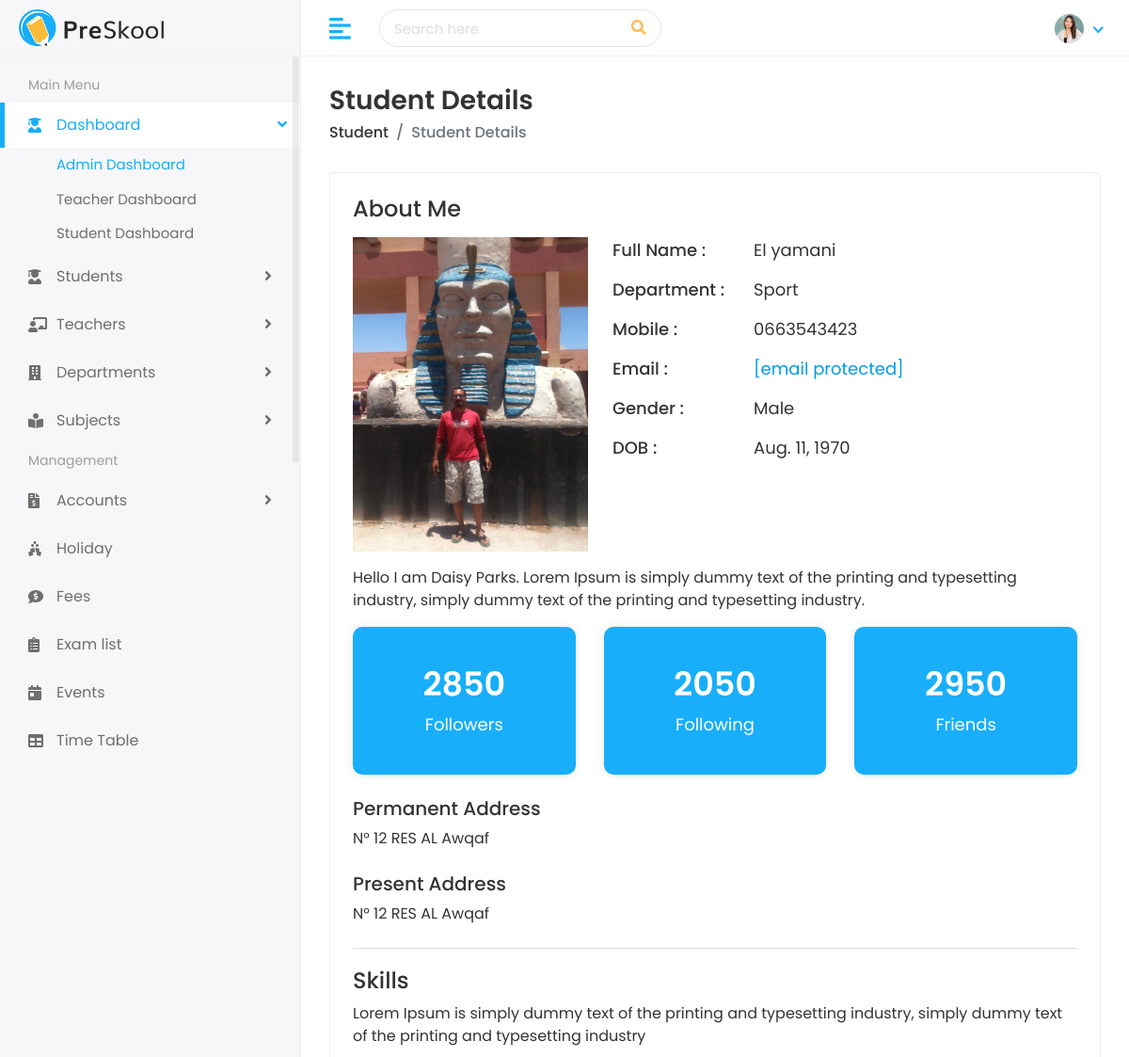
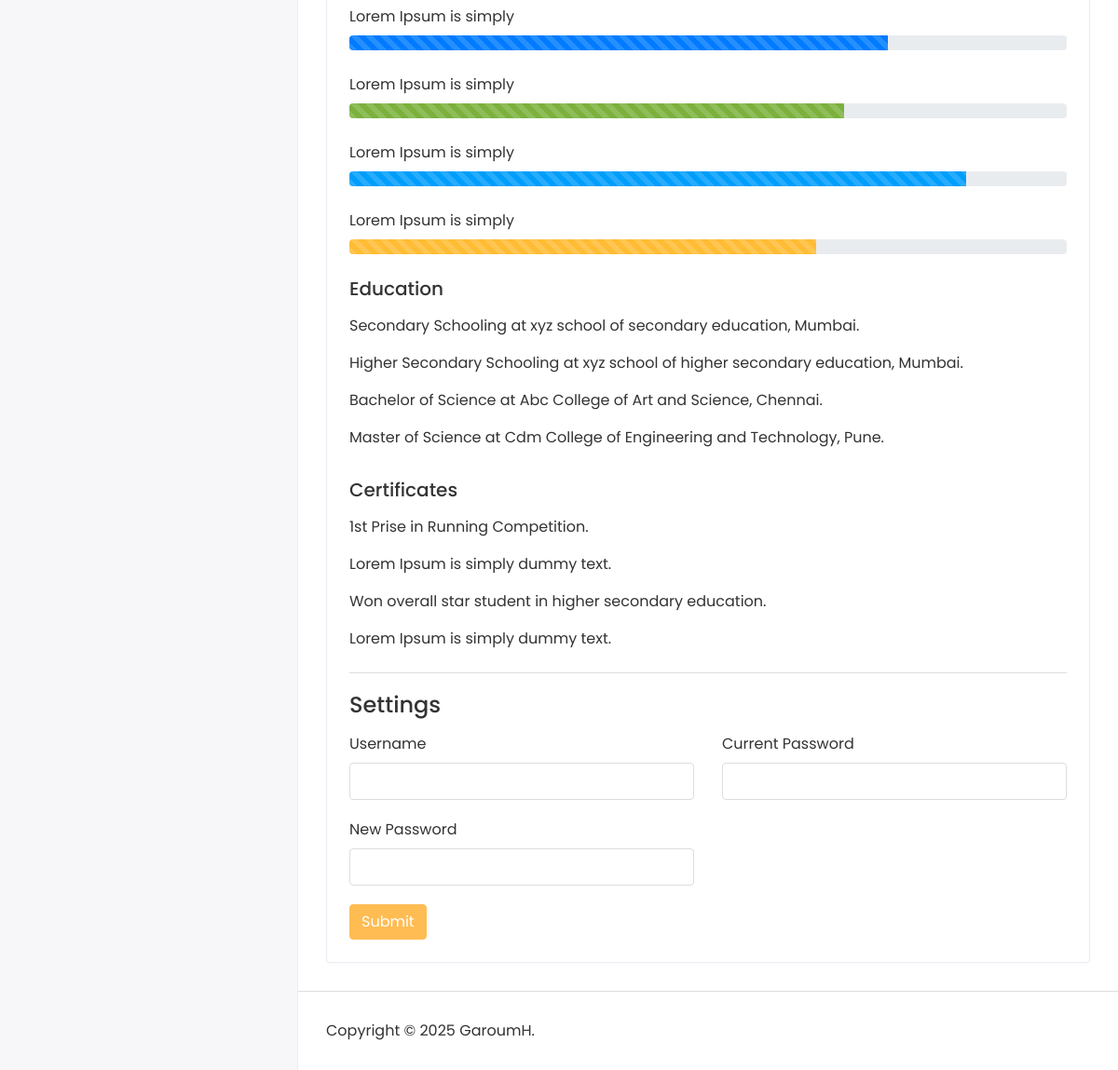
Screenshot of /student/students/AZ32/ with the database file from the repository (2 pictures, top to bottom).
### student/models.py (models this page shows, shortened)
class Student(models.Model):
    first_name = models.CharField(max_length=100)
    last_name = models.CharField(max_length=100)
    student_id = models.CharField(max_length=20)
    gender = models.CharField(max_length=10, choices=[(
        'Male', 'Male'), ('Female', 'Female'), ('Others', 'Others')])
    date_of_birth = models.DateField()
    student_class = models.CharField(max_length=50)
    religion = models.CharField(max_length=50)
    joining_date = models.DateField()
    mobile_number = models.CharField(max_length=15)
    admission_number = models.CharField(max_length=20)
    section = models.CharField(max_length=10)
    student_image = models.ImageField(upload_to='students/', blank=True)
    parent = models.OneToOneField(Parent, on_delete=models.CASCADE)
    slug = models.SlugField(max_length=255, unique=True, blank=True)

class Parent(models.Model):
    father_name = models.CharField(max_length=100)
    father_occupation = models.CharField(max_length=100, blank=True)
    father_mobile = models.CharField(max_length=15)
    father_email = models.EmailField(max_length=100)
    mother_name = models.CharField(max_length=100)
    mother_occupation = models.CharField(max_length=100, blank=True)
    mother_mobile = models.CharField(max_length=15)
    mother_email = models.EmailField(max_length=100)
    present_address = models.TextField()
    permanent_address = models.TextField()

### student/views.py (the view)
# urls.py: path('students/<str:slug>/', views.view_student, name='view_student'),
def view_student(request, slug):
    student = get_object_or_404(Student, student_id=slug)
    context = {
        'student': student
    }
    return render(request, "students/student-details.html", context)

### templates/students/student-details.html (shortened to what this page needs)
{% extends 'Home/base.html' %}
{% load static %}
{% block body %}
<div class="page-wrapper">
    <div class="content container-fluid">
        <div class="page-header">
            <div class="row">
                <div class="col-sm-12">
                    <h3 class="page-title">Student Details</h3>
                    <ul class="breadcrumb">
                        <li class="breadcrumb-item"><a href="/student">Student</a></li>
                        <li class="breadcrumb-item active">Student Details</li>
                    </ul>
                </div>
            </div>
        </div>
        <div class="card">
            <div class="card-body">
                <div class="row">
                    <div class="col-md-12">
                        <div class="about-info">
                            <h4>About Me</h4>
                            <div class="media mt-3">
                                <img src="{{student.student_image.url}}" class="mr-3" alt="...">
                                <div class="media-body">
                                    <ul>
                                        <li>
                                            <span class="title-span">Full Name : </span>
                                            <span class="info-span">{{ student.first_name}}</span>
                                        </li>
                                        <li>
                                            <span class="title-span">Department : </span>
                                            <span class="info-span">{{student.section}}</span>
                                        </li>
                                        <li>
                                            <span class="title-span">Mobile : </span>
                                            <span class="info-span">{{student.mobile_number}}</span>
                                        </li>
                                        <li>
                                            <span class="title-span">Email : </span>
                                            <span class="info-span"><a href="{{student.parent.father_email}}"
                                                    class="__cf_email__"
                                                    data-cfemail="7216131b010b32151f131b1e5c111d1f">[email&#160;protected]</a></span>
                                        </li>
                                        <li>
                                            <span class="title-span">Gender : </span>
                                            <span class="info-span">{{student.gender}}</span>
                                        </li>
                                        <li>
                                            <span class="title-span">DOB : </span>
                                            <span class="info-span">{{student.date_of_birth}}</span>
                                        </li>
                                    </ul>
                                </div>
                            </div>
                            <div class="row mt-3">
                                <div class="col-md-12">
                                    <p>Hello I am Daisy Parks. Lorem Ipsum is simply dummy text of the printing and
                                        typesetting industry, simply dummy text of the printing and typesetting
                                        industry.</p>
                                </div>
                            </div>
                            <div class="row follow-sec">
                                <div class="col-md-4 mb-3">
                                    <div class="blue-box">
                                        <h3>2850</h3>
                                        <p>Followers</p>
                                    </div>
                                </div>
                                <div class="col-md-4 mb-3">
                                    <div class="blue-box">
                                        <h3>2050</h3>
                                        <p>Following</p>
                                    </div>
                                </div>
                                <div class="col-md-4 mb-3">
                                    <div class="blue-box">
                                        <h3>2950</h3>
                                        <p>Friends</p>
                                    </div>
                                </div>
                            </div>
                            <div class="row mt-2">
                                <div class="col-md-12">
                                    <h5>Permanent Address</h5>
                                    <p>{{student.parent.permanent_address}}</p>
                                </div>
                            </div>
                            <div class="row mt-2">
                                <div class="col-md-12">
                                    <h5>Present Address</h5>
                                    <p>{{student.parent.present_address}}</p>
                                </div>
                            </div>
                        </div>
                    </div>
                </div>
                <div class="row mt-2">
                    <div class="col-md-12">
                        <div class="skill-info">
                            <h4>Skills</h4>
                            <p>Lorem Ipsum is simply dummy text of the printing and typesetting industry, simply dummy
                                text of the printing and typesetting industry</p>
                            <ul>
                                <li>
                                    <label>Lorem Ipsum is simply</label>
                                    <div class="progress">
                                        <div class="progress-bar progress-bar-striped progress-bar-animated"
                                            role="progressbar" aria-valuenow="75" aria-valuemin="0" aria-valuemax="100"
                                            style="width: 75%"></div>
                                    </div>
                                </li>
                                <li>
                                    <label>Lorem Ipsum is simply</label>
                                    <div class="progress">
                                        <div class="progress-bar progress-bar-striped progress-bar-animated bg-success"
                                            role="progressbar" aria-valuenow="69" aria-valuemin="0" aria-valuemax="100"
                                            style="width: 69%"></div>
                                    </div>
                                </li>
                                <li>
                                    <label>Lorem Ipsum is simply</label>
                                    <div class="progress">
                                        <div class="progress-bar progress-bar-striped progress-bar-animated bg-info"
                                            role="progressbar" aria-valuenow="86" aria-valuemin="0" aria-valuemax="100"
                                            style="width: 86%"></div>
                                    </div>
                                </li>
                                <li>
                                    <label>Lorem Ipsum is simply</label>
                                    <div class="progress">
                                        <div class="progress-bar progress-bar-striped progress-bar-animated bg-warning"
                                            role="progressbar" aria-valuenow="65" aria-valuemin="0" aria-valuemax="100"
                                            style="width: 65%"></div>
                                    </div>
                                </li>
                            </ul>
                            <div class="row mt-3">
                                <div class="col-md-12">
                                    <h5>Education</h5>
                                    <p class="mt-3">Secondary Schooling at xyz school of secondary education, Mumbai.
                                    </p>
                                    <p>Higher Secondary Schooling at xyz school of higher secondary education, Mumbai.
                                    </p>
                                    <p>Bachelor of Science at Abc College of Art and Science, Chennai.</p>
                                    <p>Master of Science at Cdm College of Engineering and Technology, Pune.</p>
                                </div>
                            </div>
                            <div class="row mt-3">
                                <div class="col-md-12">
                                    <h5>Certificates</h5>
                                    <p class="mt-3">1st Prise in Running Competition.</p>
                                    <p>Lorem Ipsum is simply dummy text.</p>
                                    <p>Won overall star student in higher secondary education.</p>
                                    <p>Lorem Ipsum is simply dummy text.</p>
                                </div>
                            </div>
                        </div>
                    </div>
                </div>
                <div class="row mt-2">
                    <div class="col-md-12">
                        <div class="skill-info">
                            <h4>Settings</h4>
                            <form>
                                <div class="row mt-3">
                                    <div class="col-12 col-sm-6">
                                        <div class="form-group">
                                            <label>Username</label>
                                            <input type="text" class="form-control">
                                        </div>
                                    </div>
                                    <div class="col-12 col-sm-6">
                                        <div class="form-group">
                                            <label>Current Password</label>
                                            <input type="password" class="form-control">
                                        </div>
                                    </div>
                                    <div class="col-12 col-sm-6">
                                        <div class="form-group">
                                            <label>New Password</label>
                                            <input type="password" class="form-control">
                                        </div>
                                    </div>
                                    <div class="col-12">
                                        <button type="submit" class="btn btn-primary">Submit</button>
                                    </div>
                                </div>
                            </form>
                        </div>
                    </div>
                </div>
            </div>
        </div>
    </div>
    <footer>
        <p>Copyright © 2025 GaroumH.</p>
    </footer>
</div>
</div>
</body>
</html>
{% endblock %}

### static/assets/css/style.css (style rules this page uses)
html { height: 100%; }
body { background-color: #fff; color: #333; font-family: 'Poppins', sans-serif; font-size: 1rem; height: 100%; line-height: 1.5; overflow-x: hidden; }
h1, h2, h3, h4, h5, h6 { font-family: 'Poppins', sans-serif; margin-top: 0; }
.form-control { border: 1px solid #ddd; box-shadow: none; color: #333; font-size: 15px; height: 40px; }
input, input:focus, button, button:focus { outline: none; }
input[type=text], input[type=password] { -webkit-appearance: none; -moz-appearance: none; appearance: none; }
.form-group { margin-bottom: 1.25rem; }
ul, ol { padding: 0px; list-style: none; }
.bg-success, .badge-success { background-color: #7bb13c !important; }
.bg-info, .badge-info { background-color: #009efb !important; }
.bg-warning, .badge-warning { background-color: #ffbc34 !important; }
.btn-primary { background-color: #FFBC53; border: 1px solid #FFBC53; }
.card { border: 1px solid #ececf5; box-shadow: 0 1px 3px 0 rgba(0, 0, 0, 0.03); margin-bottom: 1.875rem; }
.card-body { padding: 1.5rem; }
footer { padding: 1.875rem 1.875rem; border-top: 1px solid #ddd; }
footer p { margin: 0px; }
.page-wrapper { margin-left: 320px; padding-top: 60px; position: relative; transition: all 0.4s ease; }
.page-wrapper > .content { padding: 1.875rem 1.875rem 0; }
.page-header { margin-bottom: 1.875rem; }
.page-header .breadcrumb { background-color: transparent; color: #6c757d; font-size: 1rem; font-weight: 500; margin-bottom: 0; padding: 0; }
.page-header .breadcrumb a { color: #333; }
.page-title { font-size: 28px; font-weight: 600; color: #333; margin-bottom: 5px; }
.about-info img { width: 250px; }
.about-info ul li { font-size: 18px; margin: 0px 0px 15px 10px; display: flex; }
.title-span { font-weight: 500; width: 150px; }
.blue-box { background-color: #18aefa; padding: 40px 30px; box-shadow: 0px 0px 10px 0px rgba(0, 0, 0, 0.1); border-radius: 10px; color: #fff; text-align: center; }
.follow-sec h3 { font-size: 35px; font-weight: 600; }
.follow-sec p { font-size: 18px; margin: 0px; }
.skill-info { padding-top: 20px; border-top: 1px solid #ddd; }
.skill-info ul li { margin-bottom: 25px; }

### rows the page displays
Student: student_image (picture), first_name "El yamani", section "Sport", mobile_number "0663543423", gender "Male", date_of_birth "Aug. 11, 1970", parent.permanent_address "N° 12 RES AL Awqaf", parent.present_address "N° 12 RES AL Awqaf"
